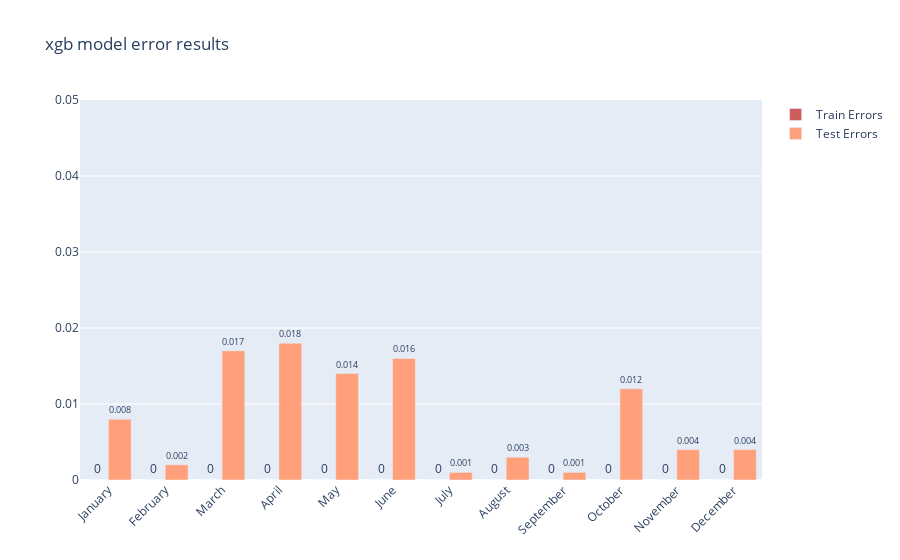

The notebook cell saved with this chart:
### Code cell
plot_resulst(train_errors,test_errors,"xgb")

### Figure 1 — Plotly figure (JSON) as saved in the notebook; plotly's stock layout.template omitted (floating-point values rounded to 4 significant figures)
{"data": [{"marker": {"color": "indianred"}, "name": "Train Errors", "text": [0, 0, 0, 0, 0, 0, 0, 0, 0, 0, 0, 0], "textposition": "outside", "type": "bar", "x": ["January", "February", "March", "April", "May", "June", "July", "August", "September", "October", "November", "December"], "y": [0, 0, 0, 0, 0, 0, 0, 0, 0, 0, 0, 0]}, {"marker": {"color": "lightsalmon"}, "name": "Test Errors", "text": [0.008, 0.002, 0.017, 0.018, 0.014, 0.016, 0.001, 0.003, 0.001, 0.012, 0.004, 0.004], "textposition": "outside", "type": "bar", "x": ["January", "February", "March", "April", "May", "June", "July", "August", "September", "October", "November", "December"], "y": [0.008, 0.002, 0.017, 0.018, 0.014, 0.016, 0.001, 0.003, 0.001, 0.012, 0.004, 0.004]}], "layout": {"barmode": "group", "title": {"text": "xgb model error results"}, "xaxis": {"tickangle": -45}, "yaxis": {"range": [0, 0.05]}}}
